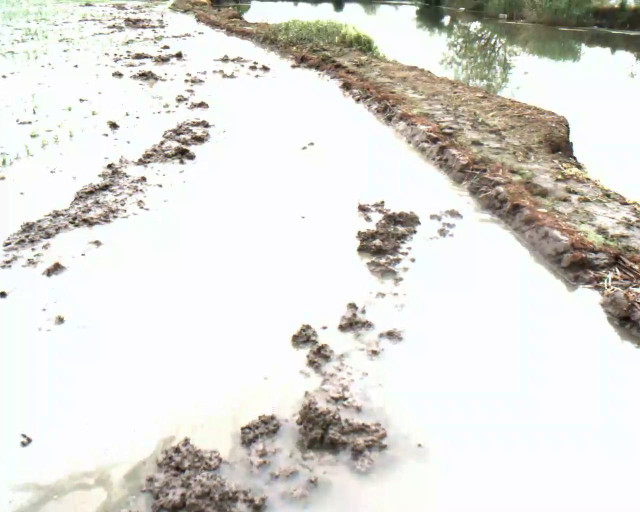
#> input picture img/384.jpg, 1280 x 1024 px (shown at 1/2 size)
$ python -i line_error.py   (imports and definitions only)
#> lines starting #> are read from the running program, lines starting #| are printed output that depends on the picture; after the words box and inside, x2 and y2 are one past the last pixel; in counts of white or black regions, pixels touching at a corner belong together
#> further down, picture is the input picture: shape (1024, 1280, 3); mean B, G, R 216.7, 221.5, 222.8
import os
from os.path import join
import cv2
import numpy as np
"""评价导航线误差，pytorch和tensorrt一样使用，先用IOU的代码获取预测图像
一定要用opencv4.4（用的环境pytorch2），其他用环境pytorch7
"""
def top(trg1):
    a=trg1[0][0]
    b = trg1[1][0]
    c = trg1[2][0]
    if a[1]<b[1] and a[1]<c[1]:
        x = (b[0] + c[0]) // 2
        y = (b[1] + c[1]) // 2
        # cv2.line(imgor, (int(x), int(y)), (int(a[0]),int(a[1])), (0, 255, 255), 7)
        e=tuple(a)
        f = (int(x), int(y))
    elif c[1]<a[1] and b[1]>c[1]:
        x = (b[0] + a[0]) // 2
        y = (b[1] + a[1]) // 2
        # cv2.line(imgor, (int(x), int(y)),(int(c[0]),int(c[1])), (0, 255, 255), 7)
        e = tuple(c)
        f = (int(x), int(y))
    else:
        x = (a[0] + c[0]) // 2
        y = (a[1] + c[1]) // 2
        # cv2.line(imgor, (int(x), int(y)), (int(b[0]),int(b[1])), (0, 255, 255), 7)
        e = tuple(b)
        f = (int(x), int(y))
    return f,e

def calcu(point):
    y_1 = 600
    y_2 = 450
    x_n=point[0][0]-point[1][0]
    y_n=point[0][1]-point[1][1]
    k=y_n/x_n
    b=point[0][1]-k*point[0][0]
    x_1=(y_1-b)/k
    x_2 = (y_2 - b) / k
    # f_p=(int(x_1),y_1)
    # e_p = (int(x_2), y_2)
    # return f_p,e_p,k
    return x_1,x_2
#处理预测掩码图
def ang(img):
    gray_img = cv2.cvtColor(img, cv2.COLOR_BGR2GRAY)
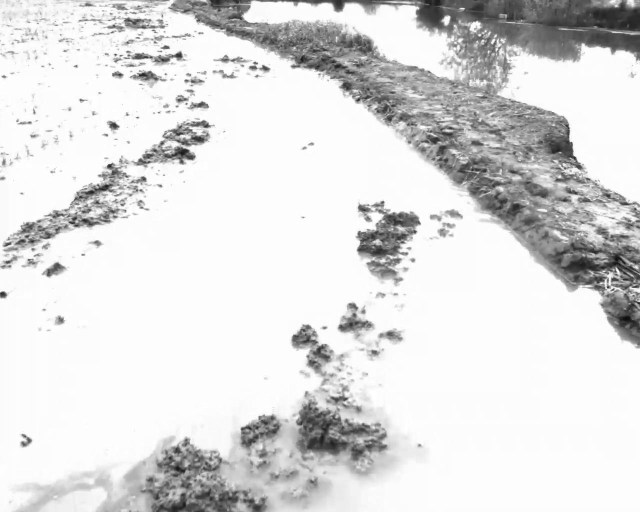
#> gray_img: shape (1024, 1280) (shown at 1/2 size); min 10, max 255, mean 221.3
    th, binary = cv2.threshold(gray_img, 30, 255, cv2.THRESH_BINARY)
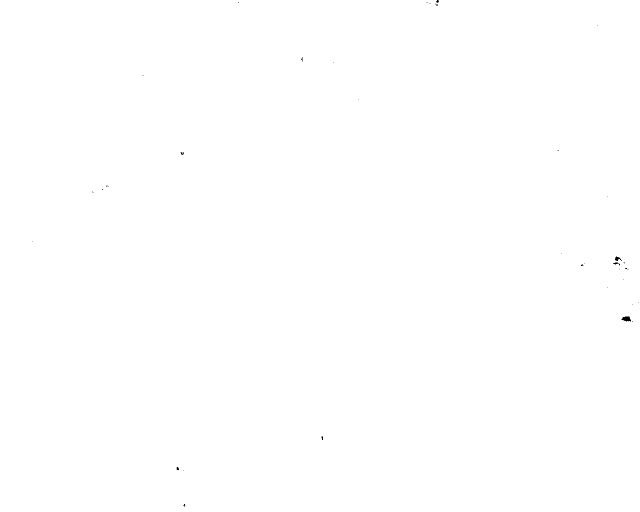
#> binary: shape (1024, 1280) (shown at 1/2 size); 100% white; 40 black regions (34 under 20 px)
    contours, hierarchy = cv2.findContours(binary, cv2.RETR_LIST, cv2.CHAIN_APPROX_NONE)
#> contours = 42 contours, 34 with area under 20; largest, box (x1, y1, x2, y2) and area: (0, 0, 1280, 1024) 1308392, (1242, 632, 1263, 644) 160, (1229, 511, 1243, 523) 78, (1225, 524, 1237, 530) 36, (361, 303, 369, 311) 32, (352, 933, 359, 941) 31, (642, 872, 647, 881) 26, (601, 113, 606, 124) 22
    # print("contours",contours[0])
    # line1的方法
    area,trg1=cv2.minEnclosingTriangle(contours[0])
#> area = 34.69; trg1 = [[367.7, 1015], [373, 1007], [364.3, 1007]]
    f, e = top(trg1)
#> in top, `a=trg1[0][0]`: a = [367.7, 1015]
#> in top, `b = trg1[1][0]`: b = [373, 1007]
#> in top, `c = trg1[2][0]`: c = [364.3, 1007]
#> in top, `x = (a[0] + c[0]) // 2`: x = 366
#> in top, `y = (a[1] + c[1]) // 2`: y = 1011
#> in top, `e = tuple(b)`: e = (373, 1007)
#> in top, `f = (int(x), int(y))`: f = (366, 1011)
#> f = (366, 1011); e = (373, 1007)
    r_point = np.zeros((2, 2), dtype=int)
    r_point[0] = f
    r_point[1] = e
    # point = np.zeros((2, 2), dtype=int)
    # point[0] = f
    # point[1] = e
    # line2的方法，好一点
    """UNet:设置为0.06"""
    # [4 lines of commented-out code are left out]

    return r_point


def error(gt_dir, pred_dir, png_name_list):
    gt_imgs = [join(gt_dir, x + ".png") for x in png_name_list]
    pred_imgs = [join(pred_dir, x + ".png") for x in png_name_list]
    x1=0
    x2=0
    for ind in range(len(gt_imgs)):
        print("pred_imgs[ind]",pred_imgs[ind])
        pred = cv2.imread(pred_imgs[ind])
        label = cv2.imread(gt_imgs[ind])
        pred_point = ang(pred)
        label_point = ang(label)
        pred_x1,pred_x2=calcu(pred_point)
        label_x1,label_x2 = calcu(label_point)
        t1=abs(pred_x1-label_x1)
        t2=abs(pred_x2-label_x2)
        x1+=t1
        x2+=t2
        print("t1", t1)
        print("t2", t2)
    x1=x1/(len(gt_imgs))
    x2 = x2 / (len(gt_imgs))
    return x1,x2


# [10 lines not run here, left out]

>>> import cv2
>>> picture = cv2.imread('img/384.jpg')
>>> result = ang(picture)
#> result = [[366, 1011], [373, 1007]]

$ run again, on img/479.jpg
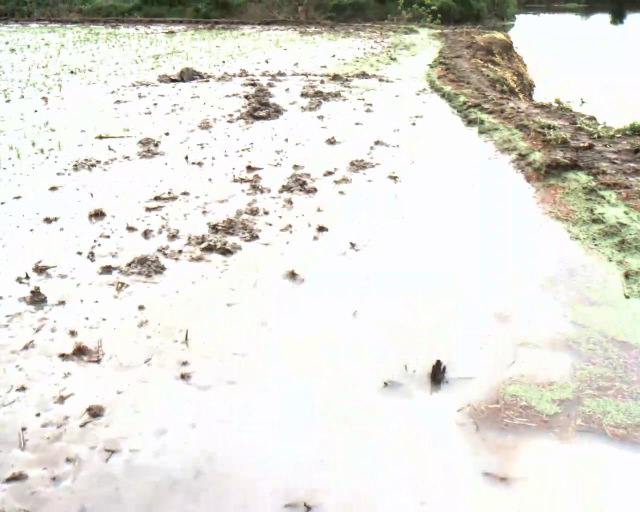
#> input picture img/479.jpg, 1280 x 1024 px (shown at 1/2 size)
#> picture is the input picture: shape (1024, 1280, 3); mean B, G, R 220.2, 226.3, 227.4
#> in ang, `gray_img = cv2.cvtColor(img, cv2.COLOR_BGR2GRAY)`:
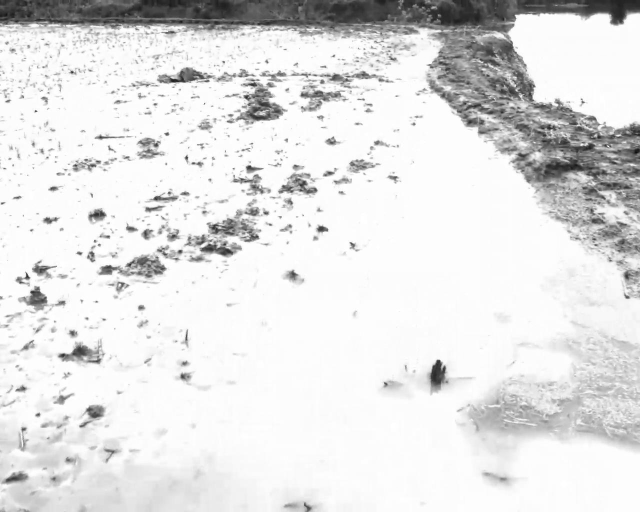
#> gray_img: shape (1024, 1280) (shown at 1/2 size); min 10, max 255, mean 226
#> binary: shape (1024, 1280); 100% white; black in thin lines or dots, all inside (x1, y1, x2, y2) = (0, 0, 1279, 554)
#> contours = 20 contours, 16 with area under 20; largest, box (x1, y1, x2, y2) and area: (0, 0, 1280, 1024) 1308408, (1269, 298, 1278, 308) 44, (9, 26, 15, 33) 23, (338, 6, 343, 14) 23
#> area = 4; trg1 = [[52, 552], [54, 554], [56, 552]]
#> a = [52, 552]
#> b = [54, 554]
#> c = [56, 552]
#> x = 54
#> y = 552
#> in top, `e = tuple(b)`: e = (54, 554)
#> in top, `f = (int(x), int(y))`: f = (54, 552)
#> in ang, `f, e = top(trg1)`: e = (54, 554)
#> result = [[54, 552], [54, 554]]

$ run again, on img/501.jpg
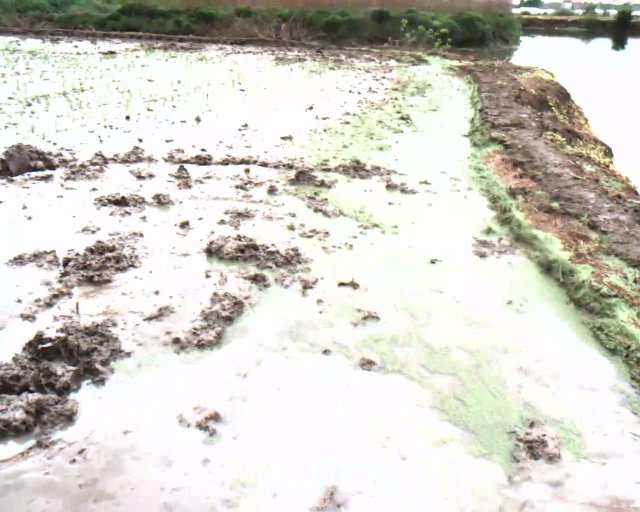
#> input picture img/501.jpg, 1280 x 1024 px (shown at 1/2 size)
#> picture is the input picture: shape (1024, 1280, 3); mean B, G, R 202.4, 209.8, 211.9
#> in ang, `gray_img = cv2.cvtColor(img, cv2.COLOR_BGR2GRAY)`:
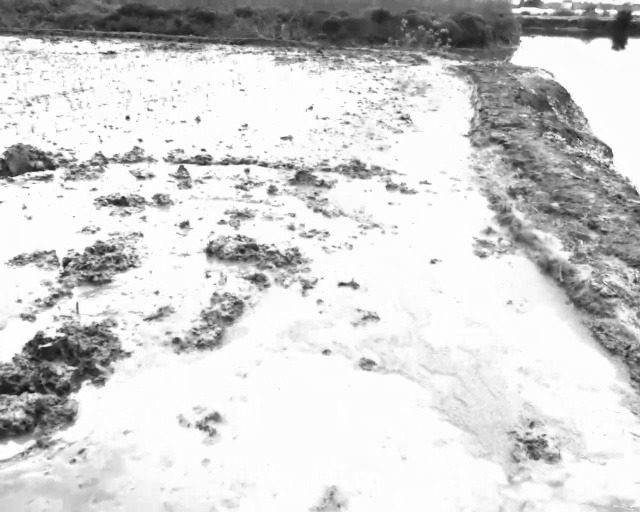
#> gray_img: shape (1024, 1280) (shown at 1/2 size); min 4, max 255, mean 209.6
#> binary: shape (1024, 1280); 100% white; 73 black regions (67 under 20 px)
#> contours = 79 contours, 72 with area under 20; largest, box (x1, y1, x2, y2) and area: (0, 0, 1280, 1024) 1308417, (43, 771, 59, 783) 102, (251, 56, 273, 63) 98, (1244, 39, 1253, 54) 62, (91, 765, 105, 773) 55, (113, 699, 122, 710) 55, (71, 822, 79, 828) 28
#> area = 20; trg1 = [[52, 853], [52, 863], [56, 859]]
#> a = [52, 853]
#> b = [52, 863]
#> c = [56, 859]
#> x = 54
#> y = 861
#> in top, `e=tuple(a)`: e = (52, 853)
#> in top, `f = (int(x), int(y))`: f = (54, 861)
#> in ang, `f, e = top(trg1)`: e = (52, 853)
#> result = [[54, 861], [52, 853]]

$ run again, on img/631.jpg
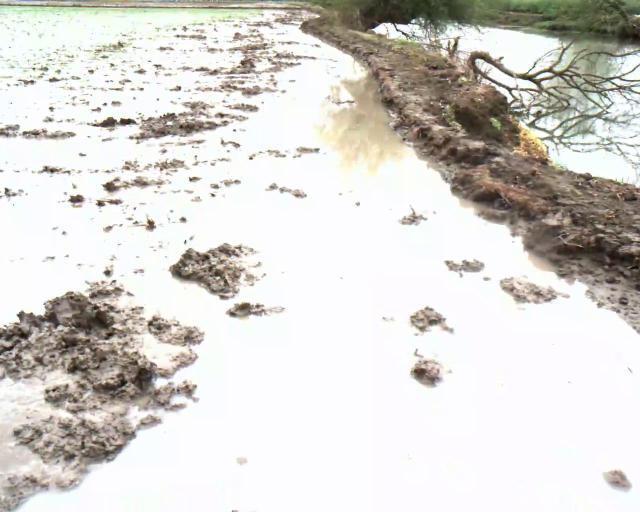
#> input picture img/631.jpg, 1280 x 1024 px (shown at 1/2 size)
#> picture is the input picture: shape (1024, 1280, 3); mean B, G, R 208.7, 213.1, 215.5
#> in ang, `gray_img = cv2.cvtColor(img, cv2.COLOR_BGR2GRAY)`:
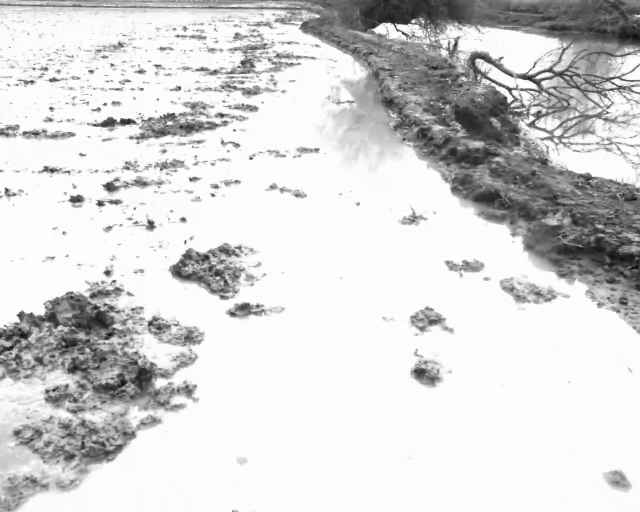
#> gray_img: shape (1024, 1280) (shown at 1/2 size); min 7, max 255, mean 213.3
#> binary: shape (1024, 1280); 99.9% white; 74 black regions (62 under 20 px)
#> contours = 84 contours, 67 with area under 20; largest, box (x1, y1, x2, y2) and area: (0, 0, 1280, 1024) 1308136, (1215, 503, 1254, 523) 310, (1191, 495, 1209, 505) 100, (1260, 530, 1279, 539) 85, (39, 666, 52, 675) 66
#> area = 16; trg1 = [[103, 782], [111, 782], [107, 778]]
#> a = [103, 782]
#> b = [111, 782]
#> c = [107, 778]
#> x = 107
#> y = 782
#> in top, `e = tuple(c)`: e = (107, 778)
#> in top, `f = (int(x), int(y))`: f = (107, 782)
#> in ang, `f, e = top(trg1)`: e = (107, 778)
#> result = [[107, 782], [107, 778]]
